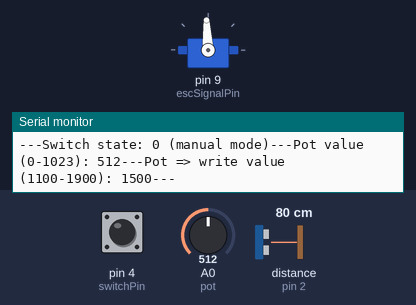
A sketch run on a simulated Arduino Uno, built with avr-gcc and run on an emulated ATmega328P. Parts: servo, the last lines printed to the serial monitor. The inputs (shaded band) are chosen by the test bench; at power-on: A0 (pot) = 512, pin 4 (switchPin) LOW, distance to the obstacle (sensor on pin 2) 80 cm. The echo pulse lasts 58.3 µs per cm.

Above: at 8.2 s.
8.3 s: A0 (pot) set to 106
At 9.0 s:
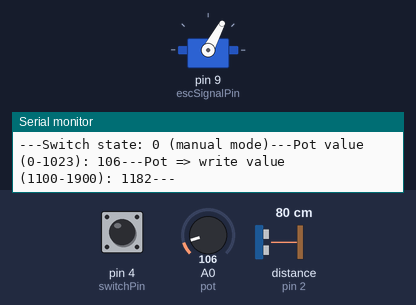
9.8 s: A0 (pot) set to 91
At 11.1 s:
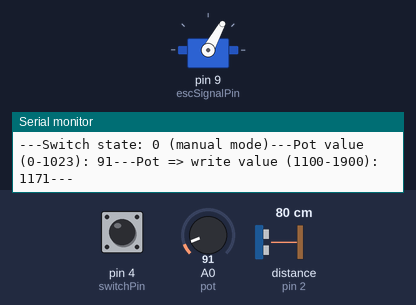
11.4 s: pin 4 (switchPin) pulled HIGH for 0.15 s
At 12.4 s:
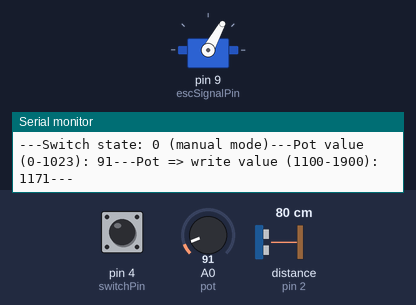
13.1 s: A0 (pot) set to 716
At 13.6 s:
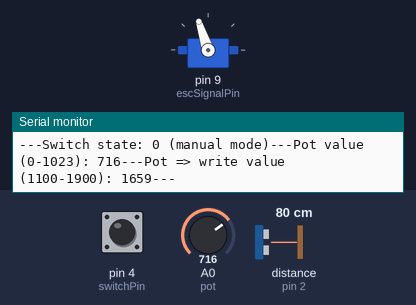
14.6 s: A0 (pot) set to 991
At 15.5 s:
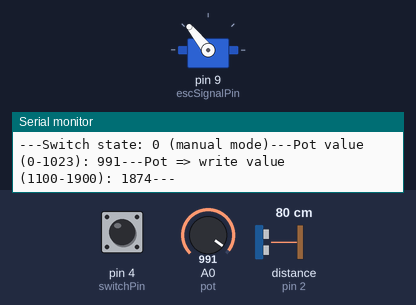
16.1 s: A0 (pot) set to 1011
At 17.3 s:
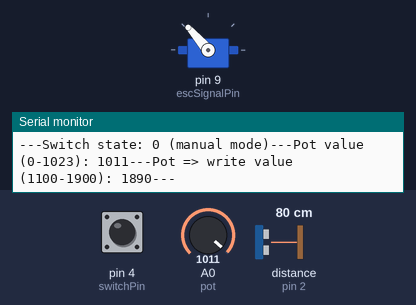
Timing chart, 0 to 19.1 s (numbered marks = the images above; inputs shaded):
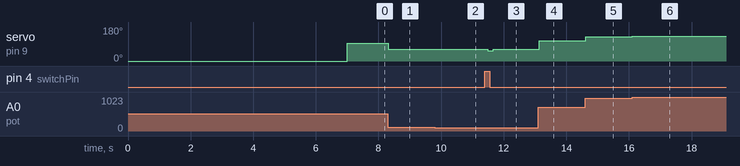

Measured:
- after the input at 8.3 s, servo on pin 9 (escSignalPin): 93° → 62° at once
- after the input at 9.8 s, servo on pin 9 (escSignalPin): 62° → 61° after 0.10 s
- after the input at 11.4 s, servo on pin 9 (escSignalPin): 61° → 54° after 0.08 s, → 61° 0.18 s later
- after the input at 13.1 s, servo on pin 9 (escSignalPin): 61° → 108° at once
- after the input at 14.6 s, servo on pin 9 (escSignalPin): 108° → 129° at once
- after the input at 16.1 s, servo on pin 9 (escSignalPin): 129° → 131° at once

The sketch:

towercopter.ino
```cpp
#include <Servo.h>

// Pins.
#define echoPin 2
#define trigPin 3
#define switchPin 4
#define escSignalPin 9

// ESC as servo.
Servo esc;

// Ultrasonic sensor variables.
long duration = 0; // Duration of sound wave travel.
int distance = 0; // Distance measurement.

const int min_distance = 2; // Min and max measurable distance limit.
const int max_distance = 100;

// Switch variables.
int switchState = 0;

// Pot variables.
int pot_val = 0; // Potentiometer values (0-1023).

// PID variables.
const double proc_time = 0.6; // Constant process time.

double error = 0; // Errors.
double prev_error = 0;

double p = 0; // PID values.
double i = 0;
double d = 0;

double kp = 0.9; // PID factors values.
double ki = 0.03;
double kd = 0.4;

double integral = 0; // Temporary values for calculation.
double derivative = 0;

double total_val = 0; // Total PID value.

const int setpoint = 20; // Constant setpoint.

// Writing variables.
int write_val = 0; // Remapped value for writing to esc (manual / auto).

void setup() {
  // Start serial communication.
  Serial.begin(9600);

  // Define in and outputs.
  pinMode(echoPin, INPUT);
  pinMode(trigPin, OUTPUT);
  pinMode(switchPin, INPUT);

  // ESC startup.
  esc.attach(escSignalPin); // Attach.
  esc.write(0); // Send stop signal to ESC.
  delay(7000); // Allow ESC to recognize stop signal.
}

void loop() {
  switchState = digitalRead(switchPin); // Read switch state.

  // Compare switch states.
  if (switchState == HIGH) {
    pidControl(); // Auto mode (PID control).
  } else {
    potControl(); // Manual mode (potentiometer control).
  }
}

void pidControl() {
  // -- Ultrasonic sensor code. --
  digitalWrite(trigPin, LOW); // Clear trigPin.
  delayMicroseconds(2);

  digitalWrite(trigPin, HIGH); // trigPin HIGH.
  delayMicroseconds(10);
  digitalWrite(trigPin, LOW); // trigPin LOW.

  duration = pulseIn(echoPin, HIGH); // Read echoPin (sound wave travel time).
  distance = duration * 0.034 / 2; // Calculate distance.

  // Limit distance values.
  if (distance > max_distance) {
    distance = max_distance;
  } else if (distance < min_distance) {
    distance = min_distance;
  }
  // -- End ultrasonic sensor code. --

  // -- PID code. --
  // Calculate error.
  error = setpoint - distance;

  // Proportional action.
  p = kp * error;

  // Integral action (anti-windup).
  if (i < -5) {
    i = -5;
  }
  if (i > 12) {
    i = 12;
  }

  if (!(i <= -5 && error < 0) || (i >= 12 && error > 0)) {
    integral = error * proc_time;
    i += ki * integral;
  }

  // Derivative action.
  derivative = (error - prev_error) / proc_time;
  d = kd * derivative;

  // Total.
  total_val = p + i + d;

  // Limit total value.
  if (total_val > 100) {
    total_val = 100;
  }
  if (total_val < 0) {
    total_val = 0;
  }

  prev_error = error; // Set previous error to current error.

  write_val = map(total_val, 0, 100, 1100, 1900); // Map 0-100 to 1100-1900 (servo us).
  esc.writeMicroseconds(write_val); // Write value to esc.
  delay(10);

  // Print values.
  Serial.println();
  Serial.print("Switch state: " + String(switchState) + (" (auto mode)"));
  Serial.print("---");
  Serial.print("Setpoint: " + String(setpoint));
  Serial.print("---");
  Serial.print("Distance: " + String(distance));
  Serial.print("---");
  Serial.print("Error: " + String(error));
  Serial.print("---");
  Serial.print("P: " + String(p));
  Serial.print("---");
  Serial.print("I: " + String(i));
  Serial.print("---");
  Serial.print("D: " + String(d));
  Serial.print("---");
  Serial.print("Total value (0-100): " + String(total_val));
  Serial.print("---");
  Serial.print("Total => write value (1100-1900): " + String(write_val));
  Serial.print("---");
}

void potControl() {
  pot_val = analogRead(A0); // Read pot value.
  write_val = map(pot_val, 0, 1023, 1100, 1900); // Map from 0-1023 (pot) to 1100-1900 (servo us).
  esc.writeMicroseconds(write_val); // Write value to esc.

  // Print values.
  Serial.println();
  Serial.print("---");
  Serial.print("Switch state: " + String(switchState) + (" (manual mode)"));
  Serial.print("---");
  Serial.print("Pot value (0-1023): " + String(pot_val));
  Serial.print("---");
  Serial.print("Pot => write value (1100-1900): " + String(write_val));
  Serial.print("---");
}
```
